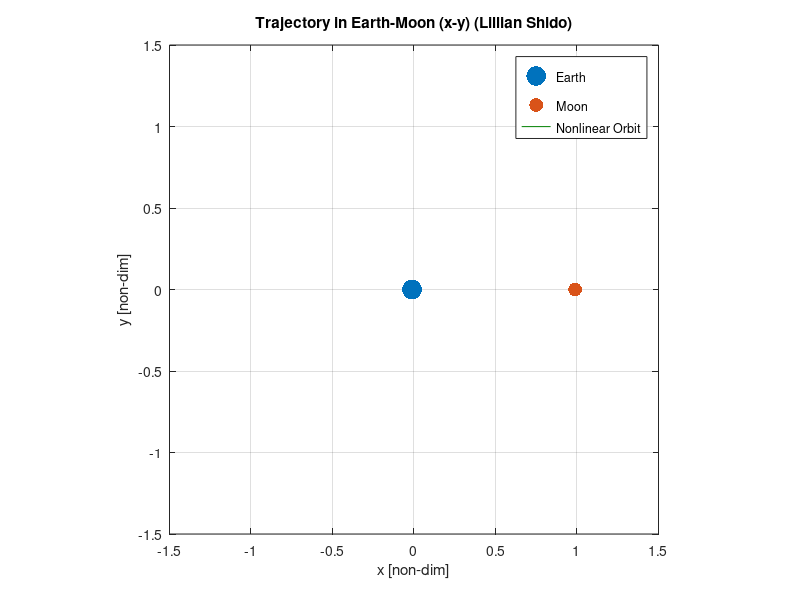

The MATLAB script that drew this image: (Note: this script raises an error after producing the figure.)
clear all 

% Gravitational Parameters [km^3/s^2]
mu_Earth = 398600.4415;
mu_Moon = 4902.8005821478;

mu = mu_Moon/(mu_Earth + mu_Moon);

% Position of primary bodies
x_Earth = -mu;
x_Moon = 1-mu;

% Characteristic Length [km]
a_Moon = 384400; % around Earth
l_char = a_Moon;

% Calculate characteristic time
t_char = sqrt(l_char^3/(mu_Earth+mu_Moon));

%=====================DEFINE FUNCTIONS================================

% Event to detect with trajectory crosses x-axis
function [value, isterminal, direction] = crossxEvent(t, sv)
    value = sv(2); % y-value
    isterminal = 1; % stop the integration
    direction = 0; % from either direction
    % you can add code here to do something when this event occurs like updating the ICs
end

% Calc error
function error = calc_error(actual, ideal)
    error =  abs(actual - ideal)/ideal;
end


%==================END DEFINE FUNCTIONS===============================

% Set the span of the integrator
t_final = 1.5*pi;
tspan = [0 t_final];

% position and velocity in NON-DIMENSIONAL units
r_vector = [0.488 0.200];
v_vector = [-0.880 0.200];

%====================DEFINE SYSTEM====================================



%============================INTEGRATE THE EOM + STM=================================

% Set up the ODEs
function d_sv = odefun(t,sv,mu)

    d_sv = zeros(20,1);

    % EOM ODEs
    d_sv(1) = sv(3);
    d_sv(2) = sv(4);
    d_sv(3) = 2*sv(4) + sv(1) - (1 - mu) * (sv(1) + mu) / ((sv(1) + mu)^2 + sv(2)^2)^(3/2)...
- mu * (sv(1) - 1 + mu) / ((sv(1) - 1 + mu)^2 + sv(2)^2)^(3/2);
    d_sv(4) = -2*sv(3) + sv(2) - (1 - mu) * sv(2) / ((sv(1) + mu)^2 + sv(2)^2)^(3/2) - mu * sv(2)/((sv(1) - 1 + mu)^2 + sv(2)^2)^(3/2);
    
    % Calc the partials using the current x and y values
    d = sqrt((sv(1)+mu)^2 + sv(2)^2);
    r = sqrt((sv(1)-1+mu)^2 + sv(2)^2);
    U_xx = 1 - (1-mu)/d^3 - mu/r^3 + 3*(1-mu)*(sv(1)+mu)^2/d^5 + 3*mu*(sv(1)-1+mu)^2/r^5;
    U_yy = 1 - (1-mu)/d^3 - mu/r^3 + 3*(1-mu)*sv(2)^2/d^5 + 3*mu*sv(2)^2/r^5;
    U_xy = 3*(1-mu)*(sv(1)+mu)*sv(2)/d^5 + 3*mu*(sv(1)-1+mu)*sv(2)/r^5;
    
    % STM ODEs
    d_sv(5) = sv(13);
    d_sv(6) = sv(14);
    d_sv(7) = sv(15);
    d_sv(8) = sv(16);
    d_sv(9) = sv(17);
    d_sv(10) = sv(18);
    d_sv(11) = sv(19);
    d_sv(12) = sv(20);
    d_sv(13) = U_xx*sv(5) + U_xy*sv(9) + 2*sv(17);
    d_sv(14) = U_xx*sv(6) + U_xy*sv(10) + 2*sv(18);
    d_sv(15) = U_xx*sv(7) + U_xy*sv(11) + 2*sv(19);
    d_sv(16) = U_xx*sv(8) + U_xy*sv(12) + 2*sv(20);
    d_sv(17) = U_xy*sv(5) + U_yy*sv(9) - 2*sv(13);
    d_sv(18) = U_xy*sv(6) + U_yy*sv(10) - 2*sv(14);
    d_sv(19) = U_xy*sv(7) + U_yy*sv(11) - 2*sv(15);
    d_sv(20) = U_xy*sv(8) + U_yy*sv(12) - 2*sv(16);
end

% sv0 = [r_vector(1);r_vector(2);v_vector(1);v_vector(2);1;0;0;0;0;1;0;0;0;0;1;0;0;0;0;1];
sv0 = transpose([1:20]);
% set up the STM ODE
options = odeset('Events', @(t,sv) crossxEvent(t,sv), 'RelTol',1e-12,'AbsTol', 1e-14);
[t,sv, te, sve, ie] = ode45(@(t,sv) odefun(t,sv,mu), tspan, sv0, options);

% Pull out the values of the solution
x = sv(:,1);
y = sv(:,2);
v_x = sv(:,3);
v_y = sv(:,4);

error = calc_error(sv(2), 1e-12);

d_sv = odefun(t, sv0, mu);

%==========================END INTEGRATE THE EOM + STM===============================

%====================PRINT IMPORTANT NUMBERS==========================
fprintf("mu %d\n", mu)
fprintf("characteristic time: %f sec\n", t_char)
fprintf("characteristic length: %f sec\n", l_char)
fprintf("Initial x: %f km\n", r_vector(1)*l_char)
fprintf("Initial y: %f km\n", r_vector(2)*l_char)
fprintf("Initial v_x: %f m/s\n", v_vector(1)*l_char/t_char*1000)
fprintf("Initial v_y: %f m/s\n", v_vector(2)*l_char/t_char*1000)
fprintf("Non-dimensional event time: %d\n", te)
fprintf("Dimensional event time: %d sec\n", te*t_char)
fprintf("Dimensional event time: %d days\n", te*t_char/3600/24)
fprintf("Error of x-axis cross: %f\n", error)
%================END PRINT IMPORTANT NUMBERS==========================

%=====================Configure Plot==================================
fig1 = figure('Name','Traj');
earth = scatter(x_Earth, 0, 'blue', 'filled', 'SizeData', 200);
hold on
moon = scatter(x_Moon, 0, 'black', 'filled', 'SizeData', 100);
nonlinear_orbit = plot(x, y, 'Color', '#008000');
hold off
axis square
xlabel("x [non-dim]")
ylabel("y [non-dim]")
xlim([-1.5 1.5])
ylim([-1.5 1.5])
% xticks(-limit:.01:limit)
legend([earth, moon, nonlinear_orbit], {'Earth', 'Moon', 'Nonlinear Orbit'})
title({'Trajectory in Earth-Moon (x-y) (Lillian Shido)'})
box on
grid on
fontsize(14, 'points')
%=======================End Configure Plot============================